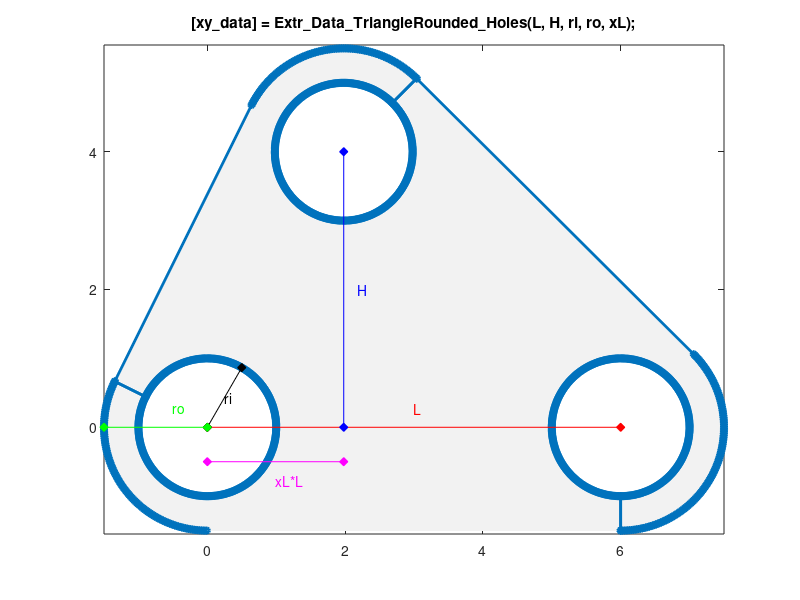

Write the MATLAB code that produced this figure.
function [xy_data] = Extr_Data_TriangleRounded_Holes(L, H, xL, ri, ro, varargin)
%Extr_Data_TriangleRounded_Holes  Produce extrusion data for a triangle
%with rounded corners and a hole at each corner. with an arbitrary
%   [xy_data] = Extr_Data_TriangleRounded_Holes(L, W, r, h)
%   This function returns x-y data for the triangle.
%   You can specify:
%       Distance between lower holes     L
%       Distance from line connecting    H
%        lower holes to uppper hole     
%       Hole inner radius                ri
%       Triangle corner radius           ro
%       Top hole offset (0-1)*L          xL
%
%   To see a plot showing parameter values, enter the name
%   of the function with no arguments
%   >> Extr_Data_TriangleRounded_Holes
%
%   To see a plot created with your parameter values,
%   add 'plot' as the final argument
%   >> Extr_Data_TriangleRounded_Holes(10,5,1,2,'plot')
%
% Copyright 2014-2018 The MathWorks, Inc.

% Default data to show diagram
if (nargin == 0)
    L = 6;
    H = 4;
    ri = 1;
    ro = 1.5;
    xL = 0.33;
end

% Check if plot should be produced
if (isempty(varargin))
    showplot = 'n';
else
    showplot = char(varargin);
end

% Calculate lengths and angles
ang_R2H = atan2d(H,(xL*L));
ang_F2H = atan2d(H,((1-xL)*L));

xy_data1 = [L -ro];
xy_data2 = [cosd(270:-1:-90); sind(270:-1:-90)]'*ri+[L 0];
xy_data3 = [cosd(-90:1:90-ang_F2H); sind(-90:1:90-ang_F2H)]'*ro+[L 0];
xy_data4 = [cosd(90-ang_F2H); sind(90-ang_F2H)]'*ro+[xL*L H];
xy_data5 = [cosd(90-ang_F2H:-1:(90-ang_F2H-360)); sind(90-ang_F2H:-1:(90-ang_F2H-360))]'*ri+[xL*L H];
xy_data6 = [cosd(90-ang_F2H:1:(ang_R2H+90)); sind(90-ang_F2H:1:(ang_R2H+90))]'*ro+[xL*L H];
xy_data7 = [cosd(ang_R2H+90); sind(ang_R2H+90)]'*ro;
xy_data8 = [cosd((ang_R2H+90):-1:(ang_R2H-270)); sind((ang_R2H+90):-1:(ang_R2H-270))]'*ri;
xy_data9 = [cosd((ang_R2H-270):1:-90); sind((ang_R2H-270):1:-90)]'*ro;

xy_data = [xy_data1; xy_data2; xy_data3; xy_data4; xy_data5;xy_data6; xy_data7;xy_data8;xy_data9];

% Plot diagram to show parameters and extrusion
if (nargin == 0 || strcmpi(showplot,'plot'))
    % Figure name
    figString = ['h1_' mfilename];
    % Only create a figure if no figure exists
    figExist = 0;
    fig_hExist = evalin('base',['exist(''' figString ''')']);
    if (fig_hExist)
        figExist = evalin('base',['ishandle(' figString ') && strcmp(get(' figString ', ''type''), ''figure'')']);
    end
    if ~figExist
        fig_h = figure('Name',figString);
        assignin('base',figString,fig_h);
    else
        fig_h = evalin('base',figString);
    end
    figure(fig_h)
    clf(fig_h)
    
    % Plot extrusion
    patch(xy_data(:,1),xy_data(:,2),[1 1 1]*0.95,'EdgeColor','none');
    hold on
    plot(xy_data(:,1),xy_data(:,2),'-','Marker','o','MarkerSize',4,'LineWidth',2);
    
    axis('equal');
    
    % Show parameters
    plot([0 L],[0 0],'r-d','MarkerFaceColor','r');
    text(L/2,H/15,'{\color{red}L}');
    plot([1 1]*xL*L,[0 H],'b-d','MarkerFaceColor','b');
    text(xL*L*1.1,H/2,'{\color{blue}H}');
    plot([0 ri*sin(30*pi/180)],[0 ri*cos(30*pi/180)],'k-d','MarkerFaceColor','k');
    text(ri*sin(30*pi/180)*0.5,0.5*ri*cos(30*pi/180),'ri');
    plot([0 ro*cosd(-180)],[0 ro*sind(-180)],'g-d','MarkerFaceColor','g');
    text(ri*cosd(-180)*0.5,H/15,'{\color{green}ro}');
    plot([0 xL*L],[-1 -1]*ri/2,'m-d','MarkerFaceColor','m');
    text(xL*L/2,-ri/2-H/15,'{\color{magenta}xL*L}');
    
    title('[xy\_data] = Extr\_Data\_TriangleRounded\_Holes(L, H, ri, ro, xL);');
    hold off
    box on
    clear xy_data
end


